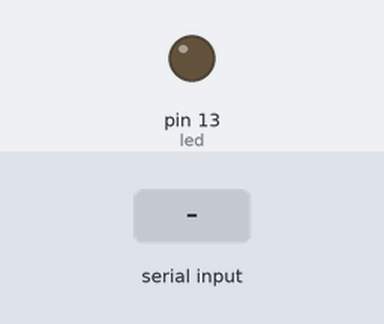
The sketch below on a simulated Arduino Uno, built with avr-gcc and run on an emulated ATmega328P. Shown: output pins drawn as LEDs (lit = HIGH). The test bench sets the inputs (shaded band).

Above: at 1.2 s.
1.3 s: "1" received over Serial
At 2.2 s:
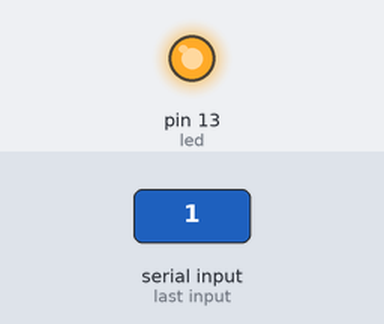
2.8 s: "0" received over Serial
At 3.3 s:
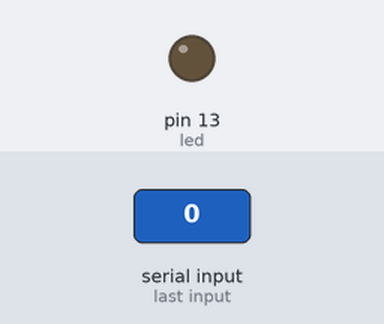
Timing chart, 0 to 5.8 s (numbered marks = the images above; inputs shaded):
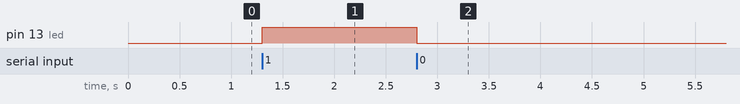

Measured:
- after the input at 1.3 s, pin 13 (led): LOW → HIGH at once
- after the input at 2.8 s, pin 13 (led): HIGH → LOW at once

The sketch:

Arduino_code.ino
```cpp
#define led 13

void setup() {
  Serial.begin(9600);
  pinMode(led, OUTPUT);
}

void loop() {
  if(Serial.available()){
    char a = Serial.read();

    if(a == '1'){
      digitalWrite(led, 1);
    }
    else if(a == '0'){
      digitalWrite(led, 0);
    }
  }
}
```
